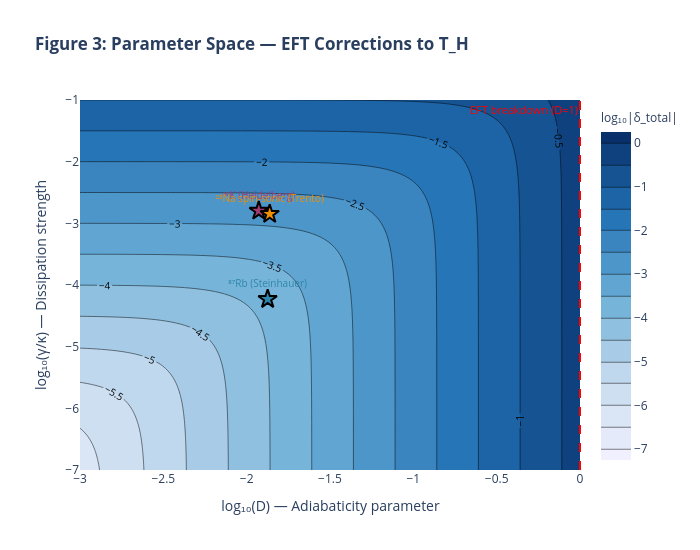

The code cell stored with this chart in its notebook:
### Markdown cell above
**Figure 2.** The correction magnitudes $|\delta_{\text{disp}}|$, $|\delta_{\text{diss}}|$, $|\delta_{\text{cross}}|$ for each experiment. Values are the exact numbers printed in the computation cell above. The spin-sonic enhancement pushes the Trento $\delta_{\text{diss}}$ into the potentially observable regime (below the 1% line).

---

### 5.3 Parameter Space Exploration

The two independent axes of the EFT correction are:
- **Adiabaticity** $D = \kappa\xi/c_s$ (controls $\delta_{\text{disp}} = D^2$)
- **Dissipation strength** $\gamma/\kappa$ (controls $\delta_{\text{diss}} = \gamma/\kappa$)

We sweep these analytically below — no fitting, no interpolation.

### Code cell
# ────────────────────────────────────────────────
# Figure 3: Parameter space (D, γ/κ)
# All contour data from analytic formulas: δ_total = D² + γ/κ
# ────────────────────────────────────────────────
D_range = np.logspace(-3, 0, 200)  # Adiabaticity: 10⁻³ to 1
gk_range = np.logspace(-7, -1, 200)  # γ/κ: 10⁻⁷ to 0.1
D_grid, GK = np.meshgrid(D_range, gk_range)

# Analytic correction surfaces
delta_disp_grid = (np.pi / 6) * D_grid**2  # |δ_disp| = (π/6)·D²
delta_diss_grid = GK  # δ_diss = γ/κ
delta_total = delta_disp_grid + delta_diss_grid  # Leading-order sum

fig3 = go.Figure()
fig3.add_trace(
    go.Contour(
        x=np.log10(D_range),
        y=np.log10(gk_range),
        z=np.log10(delta_total),
        colorscale=[
            [0, "#F0F0FF"],
            [0.25, "#C6DBEF"],
            [0.5, "#6BAED6"],
            [0.75, "#2171B5"],
            [1.0, "#08306B"],
        ],
        contours=dict(
            start=-7,
            end=0,
            size=0.5,
            showlabels=True,
            labelfont=dict(size=10, color="black"),
        ),
        colorbar=dict(title=dict(text="log₁₀|δ_total|", font=dict(size=12))),
    )
)

# Overlay experimental points — coordinates from the actual computed D, δ_diss
for name, p in experiments.items():
    log_D = np.log10(p["D"])
    log_gk = np.log10(p["delta_diss"])  # this IS γ_eff/κ (with enhancement)
    fig3.add_trace(
        go.Scatter(
            x=[log_D],
            y=[log_gk],
            mode="markers+text",
            marker=dict(
                size=14,
                color=p["color"],
                line=dict(width=2, color="black"),
                symbol="star",
            ),
            text=[name],
            textposition="top center",
            textfont=dict(size=10, color=p["color"]),
            showlegend=False,
        )
    )

# EFT validity boundary
fig3.add_vline(
    x=0,
    line=dict(color="red", width=2, dash="dash"),
    annotation_text="EFT breakdown (D=1)",
    annotation_position="top left",
    annotation_font=dict(color="red", size=11),
)

fig3.update_xaxes(title_text="log₁₀(D) — Adiabaticity parameter")
fig3.update_yaxes(title_text="log₁₀(γ/κ) — Dissipation strength")
fig3.update_layout(
    height=550,
    width=700,
    plot_bgcolor="white",
    title="<b>Figure 3: Parameter Space — EFT Corrections to T_H</b>",
)
fig3.show()

### Figure 1 — Plotly figure (JSON) as saved in the notebook; plotly's stock layout.template omitted (floating-point values rounded to 4 significant figures; data arrays with more than 128 entries replaced by an {"elided": "..."} marker saying what was removed)
{"data": [{"colorbar": {"title": {"font": {"size": 12}, "text": "log₁₀|δ_total|"}}, "colorscale": [[0, "#F0F0FF"], [0.25, "#C6DBEF"], [0.5, "#6BAED6"], [0.75, "#2171B5"], [1, "#08306B"]], "contours": {"end": 0, "labelfont": {"color": "black", "size": 10}, "showlabels": true, "size": 0.5, "start": -7}, "type": "contour", "x": {"elided": "200 float values"}, "y": {"elided": "200 float values"}, "z": {"elided": "200x200 float values"}}, {"marker": {"color": "#2E86AB", "line": {"color": "black", "width": 2}, "size": 14, "symbol": "star"}, "mode": "markers+text", "showlegend": false, "text": ["⁸⁷Rb (Steinhauer)"], "textfont": {"color": "#2E86AB", "size": 10}, "textposition": "top center", "type": "scatter", "x": [-1.874], "y": [-4.229]}, {"marker": {"color": "#A23B72", "line": {"color": "black", "width": 2}, "size": 14, "symbol": "star"}, "mode": "markers+text", "showlegend": false, "text": ["³⁹K (Heidelberg)"], "textfont": {"color": "#A23B72", "size": 10}, "textposition": "top center", "type": "scatter", "x": [-1.927], "y": [-2.798]}, {"marker": {"color": "#F18F01", "line": {"color": "black", "width": 2}, "size": 14, "symbol": "star"}, "mode": "markers+text", "showlegend": false, "text": ["²³Na spin-sonic (Trento)"], "textfont": {"color": "#F18F01", "size": 10}, "textposition": "top center", "type": "scatter", "x": [-1.862], "y": [-2.85]}], "layout": {"annotations": [{"font": {"color": "red", "size": 11}, "showarrow": false, "text": "EFT breakdown (D=1)", "x": 0, "xanchor": "right", "xref": "x", "y": 1, "yanchor": "top", "yref": "y domain"}], "height": 550, "plot_bgcolor": "white", "shapes": [{"line": {"color": "red", "dash": "dash", "width": 2}, "type": "line", "x0": 0, "x1": 0, "xref": "x", "y0": 0, "y1": 1, "yref": "y domain"}], "title": {"text": "<b>Figure 3: Parameter Space — EFT Corrections to T_H</b>"}, "width": 700, "xaxis": {"title": {"text": "log₁₀(D) — Adiabaticity parameter"}}, "yaxis": {"title": {"text": "log₁₀(γ/κ) — Dissipation strength"}}}}
